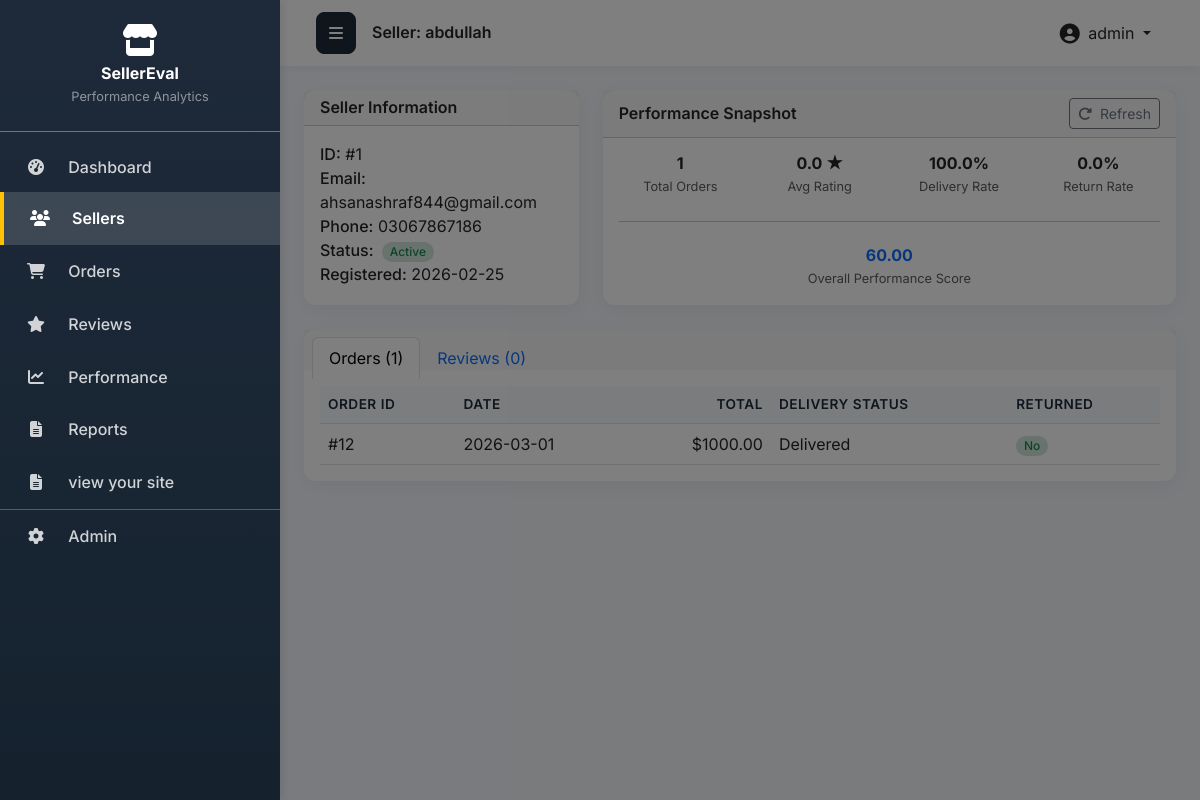
The app's page /sellers/1/ (signed in), older data.
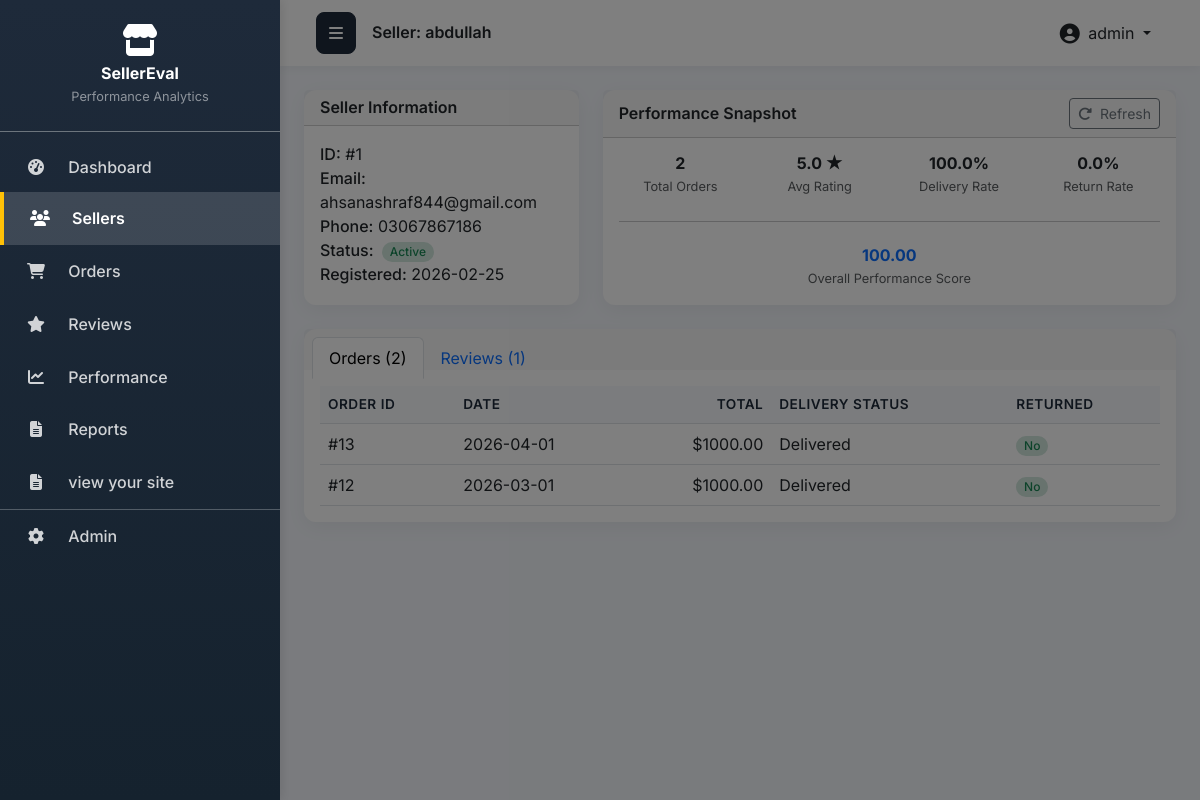
The same page, newer data.
### appfyp/models.py (models this page shows, shortened)
class Seller(models.Model):
    STATUS_CHOICES = [
        ('Active', 'Active'),
        ('Under Review', 'Under Review'),
        ('Suspended', 'Suspended'),
    ]
    name = models.CharField(max_length=100, help_text="Seller's business name")
    email = models.EmailField(unique=True, help_text="Seller's contact email")
    phone = models.CharField(max_length=15, help_text="Seller's contact phone number")
    address = models.TextField(help_text="Seller's business address")
    status = models.CharField(
        max_length=20,
        choices=STATUS_CHOICES,
        default='Active',
        help_text="Current status of the seller account"
    )
    created_at = models.DateTimeField(
        auto_now_add=True,
        help_text="Registration date - when seller joined the platform"
    )
    class Meta:
        ordering = ['-created_at']
        verbose_name = "Seller"
        verbose_name_plural = "Sellers"

class Performance(models.Model):
    seller = models.OneToOneField(
        Seller,
        on_delete=models.CASCADE,
        related_name='performance',
        help_text="Seller this performance data belongs to"
    )
    total_orders = models.IntegerField(
        default=0,
        help_text="Total number of orders"
    )
    average_rating = models.FloatField(
        default=0.0,
        help_text="Average customer rating (1-5 scale)"
    )
    delivery_rate = models.FloatField(
        default=0.0,
        help_text="Percentage of successfully delivered orders"
    )
    return_rate = models.FloatField(
        default=0.0,
        help_text="Percentage of returned orders"
    )
    performance_score = models.FloatField(
        default=0.0,
        help_text="Calculated performance score (weighted composite)"
    )
    last_updated = models.DateTimeField(
        auto_now=True,
        help_text="Last time performance metrics were calculated"
    )
    class Meta:
        ordering = ['-performance_score']
        verbose_name = "Performance"
        verbose_name_plural = "Performances"

class Order(models.Model):
    DELIVERY_STATUS = [
        ('Delivered', 'Delivered'),
        ('Delayed', 'Delayed'),
        ('Failed', 'Failed'),
    ]
    seller = models.ForeignKey(
        Seller,
        on_delete=models.CASCADE,
        related_name='orders',
        help_text="Seller who fulfilled this order"
    )
    order_date = models.DateField(help_text="Date when order was placed")
    total_amount = models.DecimalField(
        max_digits=10,
        decimal_places=2,
        validators=[MinValueValidator(0)],
        help_text="Total order value in currency"
    )
    delivery_status = models.CharField(
        max_length=20,
        choices=DELIVERY_STATUS,
        help_text="Current delivery status"
    )
    is_returned = models.BooleanField(
        default=False,
        help_text="Whether this order was returned by customer"
    )
    class Meta:
        ordering = ['-order_date']
        verbose_name = "Order"
        verbose_name_plural = "Orders"
        indexes = [
            models.Index(fields=['-order_date']),
            models.Index(fields=['seller', '-order_date']),
            models.Index(fields=['delivery_status']),
        ]

### appfyp/views.py (the view)
# urls.py: path('sellers/<int:pk>/', views.seller_detail, name='seller_detail'),
@login_required
def seller_detail(request, pk):
    seller = get_object_or_404(Seller, pk=pk)
    performance = calculate_performance(seller)
    orders = seller.orders.all()
    delivery_filter = request.GET.get('delivery_status', '')
    if delivery_filter:
        orders = orders.filter(delivery_status=delivery_filter)
    return_filter = request.GET.get('returned', '')
    if return_filter == 'yes':
        orders = orders.filter(is_returned=True)
    elif return_filter == 'no':
        orders = orders.filter(is_returned=False)
    date_from = request.GET.get('date_from', '')
    date_to = request.GET.get('date_to', '')
    if date_from:
        orders = orders.filter(order_date__gte=date_from)
    if date_to:
        orders = orders.filter(order_date__lte=date_to)
    orders = orders.order_by('-order_date')
    seller_revenue = orders.aggregate(
        total=Sum('total_amount')
    )['total'] or 0
    seller_avg_order_value = orders.aggregate(
        avg=Avg('total_amount')
    )['avg'] or 0
    orders_by_status = orders.values('delivery_status').annotate(
        count=Count('id')
    )
    reviews = seller.reviews.all().order_by('-review_date')
    rating_distribution = reviews.values('rating').annotate(
        count=Count('id')
    ).order_by('-rating')
    thirty_days_ago = timezone.now().date() - timedelta(days=30)
    recent_orders_count = orders.filter(
        order_date__gte=thirty_days_ago
    ).count()
    recent_reviews_count = reviews.filter(
        review_date__gte=thirty_days_ago
    ).count()
    context = {
        'seller': seller,
        'orders': orders,
        'reviews': reviews,
        'performance': performance,
        'seller_revenue': round(seller_revenue, 2),
        'seller_avg_order_value': round(seller_avg_order_value, 2),
        'orders_by_status': orders_by_status,
        'rating_distribution': rating_distribution,
        'recent_orders_count': recent_orders_count,
        'recent_reviews_count': recent_reviews_count,
        'delivery_filter': delivery_filter,
        'return_filter': return_filter,
        'date_from': date_from,
        'date_to': date_to,
        'delivery_status_choices': Order.DELIVERY_STATUS,
    }
    return render(request, 'seller_detail.html', context)

### appfyp/templates/seller_detail.html (shortened to what this page needs)
{% extends 'base.html' %}
{% load static %}
{% block page_title %}Seller: {{ seller.name }}{% endblock %}
{% block content %}
<div class="row g-4">
    <div class="col-12 col-lg-4">
        <div class="card h-100">
            <div class="card-header">
                <h5 class="mb-0 fw-semibold">Seller Information</h5>
            </div>
            <div class="card-body">
                <p><span class="fw-medium">ID:</span> #{{ seller.id }}</p>
                <p><span class="fw-medium">Email:</span> {{ seller.email }}</p>
                <p><span class="fw-medium">Phone:</span> {{ seller.phone|default:"—" }}</p>
                <p>
                    <span class="fw-medium">Status:</span>
                    {% if seller.status == 'Active' %}
                        <span class="badge bg-success-subtle text-success ms-1">Active</span>
                    {% elif seller.status == 'Under Review' %}
                        <span class="badge bg-warning-subtle text-warning ms-1">Under Review</span>
                    {% elif seller.status == 'Suspended' %}
                        <span class="badge bg-danger-subtle text-danger ms-1">Suspended</span>
                    {% else %}
                        <span class="badge bg-secondary-subtle text-secondary ms-1">
                            {{ seller.get_status_display }}
                        </span>
                    {% endif %}
                </p>
                <p>
                    <span class="fw-medium">Registered:</span>
                    {{ seller.created_at|date:"Y-m-d" }}
                </p>
            </div>
        </div>
    </div>
    <div class="col-12 col-lg-8">
        <div class="card h-100">
            <div class="card-header d-flex justify-content-between align-items-center">
                <h5 class="mb-0 fw-semibold">Performance Snapshot</h5>
                <button class="btn btn-sm btn-outline-secondary" onclick="location.reload()">
                    <i class="fas fa-rotate-right me-1"></i> Refresh
                </button>
            </div>
            <div class="card-body">
                <div class="row text-center g-3">
                    <div class="col-6 col-md-3">
                        <h4 class="fw-bold mb-0">{{ performance.total_orders }}</h4>
                        <small class="text-muted">Total Orders</small>
                    </div>
                    <div class="col-6 col-md-3">
                        <h4 class="fw-bold mb-0">
                            {{ performance.average_rating|floatformat:1 }} ★
                        </h4>
                        <small class="text-muted">Avg Rating</small>
                    </div>
                    <div class="col-6 col-md-3">
                        <h4 class="fw-bold mb-0">
                            {{ performance.delivery_rate|floatformat:1 }}%
                        </h4>
                        <small class="text-muted">Delivery Rate</small>
                    </div>
                    <div class="col-6 col-md-3">
                        <h4 class="fw-bold mb-0">
                            {{ performance.return_rate|floatformat:1 }}%
                        </h4>
                        <small class="text-muted">Return Rate</small>
                    </div>
                </div>
                <hr class="my-4">
                <div class="text-center">
                    <h2 class="fw-bold text-primary mb-0">
                        {{ performance.performance_score|floatformat:2 }}
                    </h2>
                    <small class="text-muted">Overall Performance Score</small>
                </div>
            </div>
        </div>
    </div>
</div>
<div class="card mt-4">
    <div class="card-header border-bottom-0 pb-0">
        <ul class="nav nav-tabs card-header-tabs" id="sellerTabs" role="tablist">
            <li class="nav-item" role="presentation">
                <button
                    class="nav-link active"
                    id="orders-tab"
                    data-bs-toggle="tab"
                    data-bs-target="#orders-pane"
                    type="button"
                    role="tab"
                    aria-controls="orders-pane"
                    aria-selected="true">
                    Orders ({{ orders|length }})
                </button>
            </li>
            <li class="nav-item" role="presentation">
                <button
                    class="nav-link"
                    id="reviews-tab"
                    data-bs-toggle="tab"
                    data-bs-target="#reviews-pane"
                    type="button"
                    role="tab"
                    aria-controls="reviews-pane"
                    aria-selected="false">
                    Reviews ({{ reviews|length }})
                </button>
            </li>
        </ul>
    </div>
    <div class="card-body">
        <div class="tab-content" id="sellerTabsContent">
            <div
                class="tab-pane fade show active"
                id="orders-pane"
                role="tabpanel"
                aria-labelledby="orders-tab">
                <div class="table-responsive">
                    <table class="table align-middle mb-0">
                        <thead>
                            <tr>
                                <th scope="col">Order ID</th>
                                <th scope="col">Date</th>
                                <th scope="col" class="text-end">Total</th>
                                <th scope="col">Delivery Status</th>
                                <th scope="col">Returned</th>
                            </tr>
                        </thead>
                        <tbody>
                            {% for order in orders %}
                                <tr>
                                    <td>#{{ order.id }}</td>
                                    <td>{{ order.order_date|date:"Y-m-d" }}</td>
                                    <td class="text-end">
                                        ${{ order.total_amount }}
                                    </td>
                                    <td>{{ order.get_delivery_status_display }}</td>
                                    <td>
                                        {% if order.is_returned %}
                                            <span class="badge bg-danger-subtle text-danger">Yes</span>
                                        {% else %}
                                            <span class="badge bg-success-subtle text-success">No</span>
                                        {% endif %}
                                    </td>
                                </tr>
                            {% empty %}
                                <tr>
                                    <td colspan="5" class="text-center text-muted py-3">
                                        No orders found.
                                    </td>
                                </tr>
                            {% endfor %}
                        </tbody>
                    </table>
                </div>
            </div>
        </div>
    </div>
</div>
{% endblock %}

### appfyp/templates/base.html (shortened to what this page needs)
<!DOCTYPE html>
<html lang="en">
<head>
    <link href="https://cdn.jsdelivr.net/npm/bootstrap@5.3.0/dist/css/bootstrap.min.css" rel="stylesheet">
    <link rel="stylesheet" href="https://cdnjs.cloudflare.com/ajax/libs/font-awesome/6.4.0/css/all.min.css">
    {% load static %}
    <link rel="stylesheet" href="{% static 'css/output.css' %}">
</head>
<body>
    <div class="d-flex" id="wrapper">
        <div id="sidebar-overlay"></div>
        {% include 'includes/sidebar.html' %}
        <div id="page-content-wrapper">
            <nav class="navbar navbar-expand-lg">
                <div class="container-fluid">
                    <button class="btn btn-primary" id="menu-toggle">
                        <i class="fas fa-bars"></i>
                    </button>
                    <h4 class="ms-3 mb-0 fw-semibold">{% block page_title %}Dashboard{% endblock %}</h4>
                    <div class="ms-auto d-flex align-items-center">
                        <div class="dropdown">
                            <button class="btn btn-link text-dark text-decoration-none dropdown-toggle" type="button" id="userDropdown" data-bs-toggle="dropdown" aria-expanded="false">
                                <i class="fas fa-user-circle fa-lg me-1"></i>
                                {{ request.user.get_full_name|default:request.user.username }}
                            </button>
                        </div>
                    </div>
                </div>
            </nav>
            <div class="container-fluid p-4">
                {% block content %}{% endblock %}
            </div>
        </div>
    </div>
</body>
</html>

Row changes from the older to the newer data that the page shows:
changed Performance: total_orders "1" → "2"; average_rating "0.0" → "5.0"; performance_score "60.00" → "100.00"
added Order: id "13", order_date "2026-04-01", total_amount "1000.00", delivery_status "Delivered", is_returned "No"
Text that changed along with them:
{{ orders|length }}: "1" → "2"
{{ reviews|length }}: "0" → "1"
